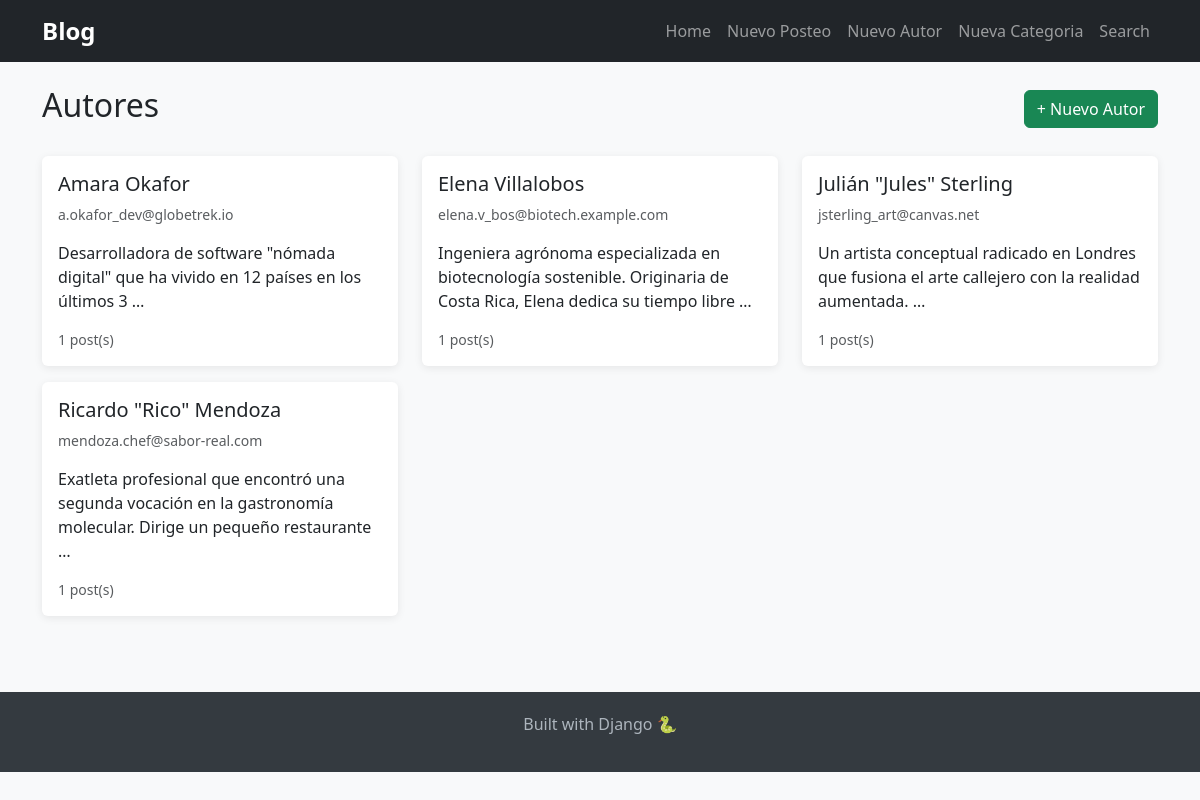
Screenshot of /authors/ with the database file from the repository.
### blog/models.py (models this page shows, shortened)
class Author(models.Model):
    name = models.CharField(max_length=200)
    email = models.EmailField(unique=True)
    bio = models.TextField(blank=True)
    created_at = models.DateTimeField(auto_now_add=True)

### blog/views.py (the view)
# urls.py: path('authors/', views.author_list, name='author_list'),
def author_list(request):
    authors = Author.objects.all().order_by('name')
    return render(request, 'blog/author_list.html', {'authors': authors, 'title': 'Authors'})

### blog/templates/blog/author_list.html (shortened to what this page needs)
{% extends "blog/base.html" %}
{% block content %}
<div class="d-flex justify-content-between align-items-center mb-4">
    <h2>Autores</h2>
    <a href="{% url 'create_author' %}" class="btn btn-success">+ Nuevo Autor</a>
</div>
{% if authors %}
<div class="row">
    {% for author in authors %}
    <div class="col-md-4 mb-3">
        <div class="card p-3">
            <h5>{{ author.name }}</h5>
            <p class="text-muted small">{{ author.email }}</p>
            <p>{{ author.bio|truncatewords:15 }}</p>
            <small class="text-muted">{{ author.posts.count }} post(s)</small>
        </div>
    </div>
    {% endfor %}
</div>
{% else %}
    <div class="alert alert-info">No hay autores aún. <a href="{% url 'create_author' %}">Agregar uno!</a></div>
{% endif %}
{% endblock %}

### blog/templates/blog/base.html (style rules this page uses)
body { background-color: #f8f9fa; }
.card { border: none; box-shadow: 0 2px 8px rgba(0,0,0,0.08); }

### rows the page displays
Author: name "Amara Okafor", email "a.okafor_dev@globetrek.io", bio "Desarrolladora de software \"nómada digital\" que ha vivido en 12 países en los últimos 3 …", posts.count "1"
Author: name "Elena Villalobos", email "elena.v_bos@biotech.example.com", bio "Ingeniera agrónoma especializada en biotecnología sostenible. Originaria de Costa Rica, Elena dedica su tiempo libre …", posts.count "1"
Author: name "Julián \"Jules\" Sterling", email "jsterling_art@canvas.net", bio "Un artista conceptual radicado en Londres que fusiona el arte callejero con la realidad aumentada. …", posts.count "1"
Author: name "Ricardo \"Rico\" Mendoza", email "mendoza.chef@sabor-real.com", bio "Exatleta profesional que encontró una segunda vocación en la gastronomía molecular. Dirige un pequeño restaurante …", posts.count "1"
